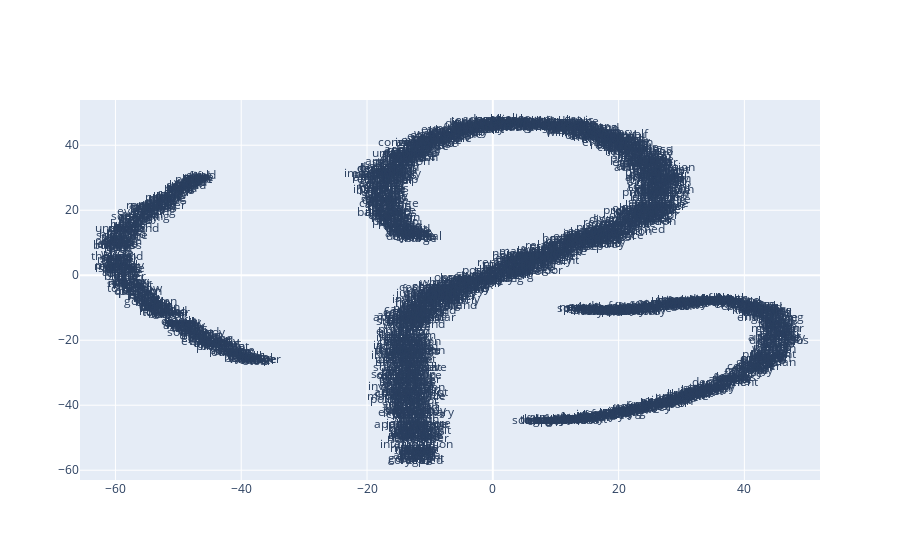

This figure's notebook cell:
### Code cell
x_vals_no_sw, y_vals_no_sw, labels_no_sw = reduce_dimensions(word2vec_model_no_sw)
print('This is a plot for word2vec_model_no_sw')
plot_function(x_vals_no_sw, y_vals_no_sw, labels_no_sw)

### Figure 1 — Plotly figure (JSON) as saved in the notebook; plotly's stock layout.template omitted (floating-point values rounded to 4 significant figures; data arrays with more than 128 entries replaced by an {"elided": "..."} marker saying what was removed)
{"data": [{"mode": "text", "text": {"elided": "2088 str values"}, "type": "scatter", "x": {"elided": "2088 float values"}, "y": {"elided": "2088 float values"}}], "layout": {}}
